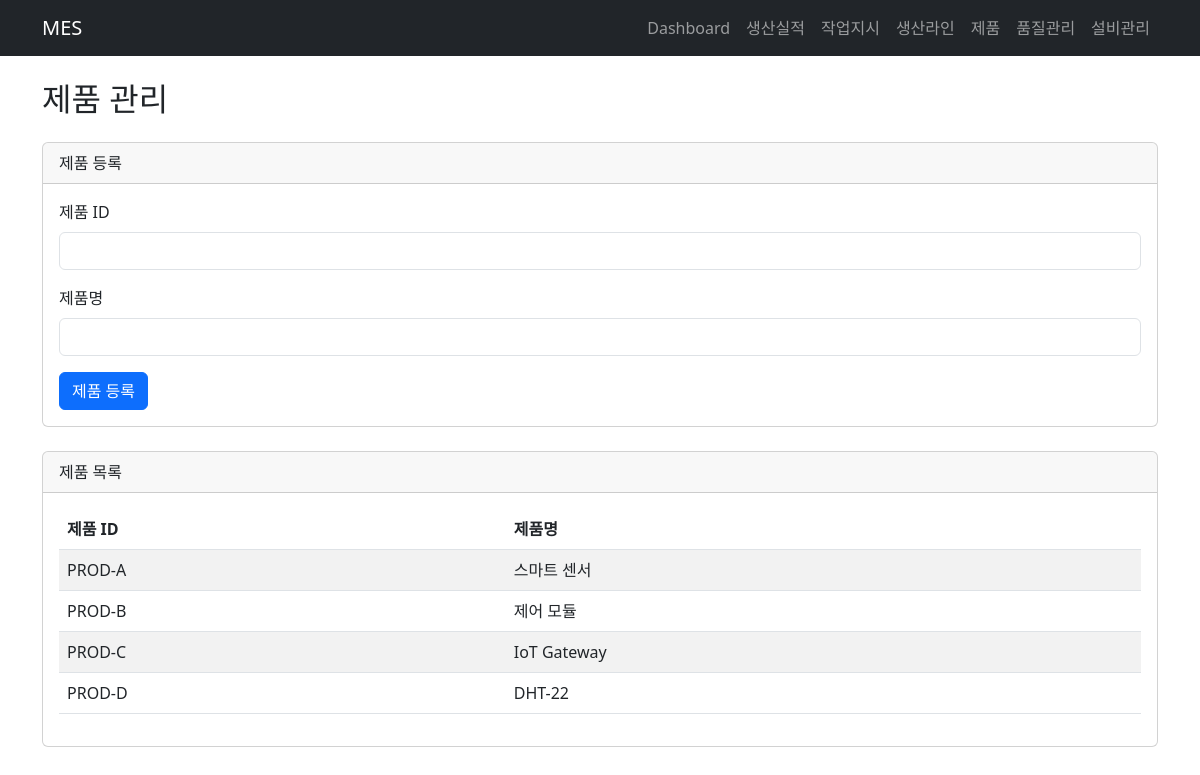
Page /products on the committed database.
### tables this page shows
CREATE TABLE products (
    product_id      TEXT PRIMARY KEY,
    product_name    TEXT NOT NULL
);

### main.py (the view)
@app.get("/products", response_class=HTMLResponse)
def products_page(request: Request):
    result = service.list_products()
    return templates.TemplateResponse(
        request=request,
        name="products.html",
        context={
            "products": result
        }
    )

### templates/products.html (shortened to what this page needs)
{% extends "base.html" %}
{% block content %}
<h2 class="mb-4">제품 관리</h2>
<div class="card mb-4">
    <div class="card-header">제품 등록</div>
    <div class="card-body">
        <form method="post" action="/products">
            <div class="mb-3">
                <label class="form-label">제품 ID</label>
                <input type="text" name="product_id"
                       class="form-control" required>
            </div>
            <div class="mb-3">
                <label class="form-label">제품명</label>
                <input type="text" name="product_name"
                       class="form-control" required>
            </div>
            <button type="submit" class="btn btn-primary">
                제품 등록
            </button>
        </form>
    </div>
</div>
<div class="card">
    <div class="card-header">제품 목록</div>
    <div class="card-body">
        <table class="table table-striped">
            <thead>
                <tr>
                    <th>제품 ID</th>
                    <th>제품명</th>
                </tr>
            </thead>
            <tbody>
                {% for product in products %}
                <tr>
                    <td>{{ product.product_id }}</td>
                    <td>{{ product.product_name }}</td>
                </tr>
                {% endfor %}
            </tbody>
        </table>
    </div>
</div>
{% endblock %}

### rows in the picture
products: product_id "PROD-A", product_name "스마트 센서"
products: product_id "PROD-B", product_name "제어 모듈"
products: product_id "PROD-C", product_name "IoT Gateway"
products: product_id "PROD-D", product_name "DHT-22"
